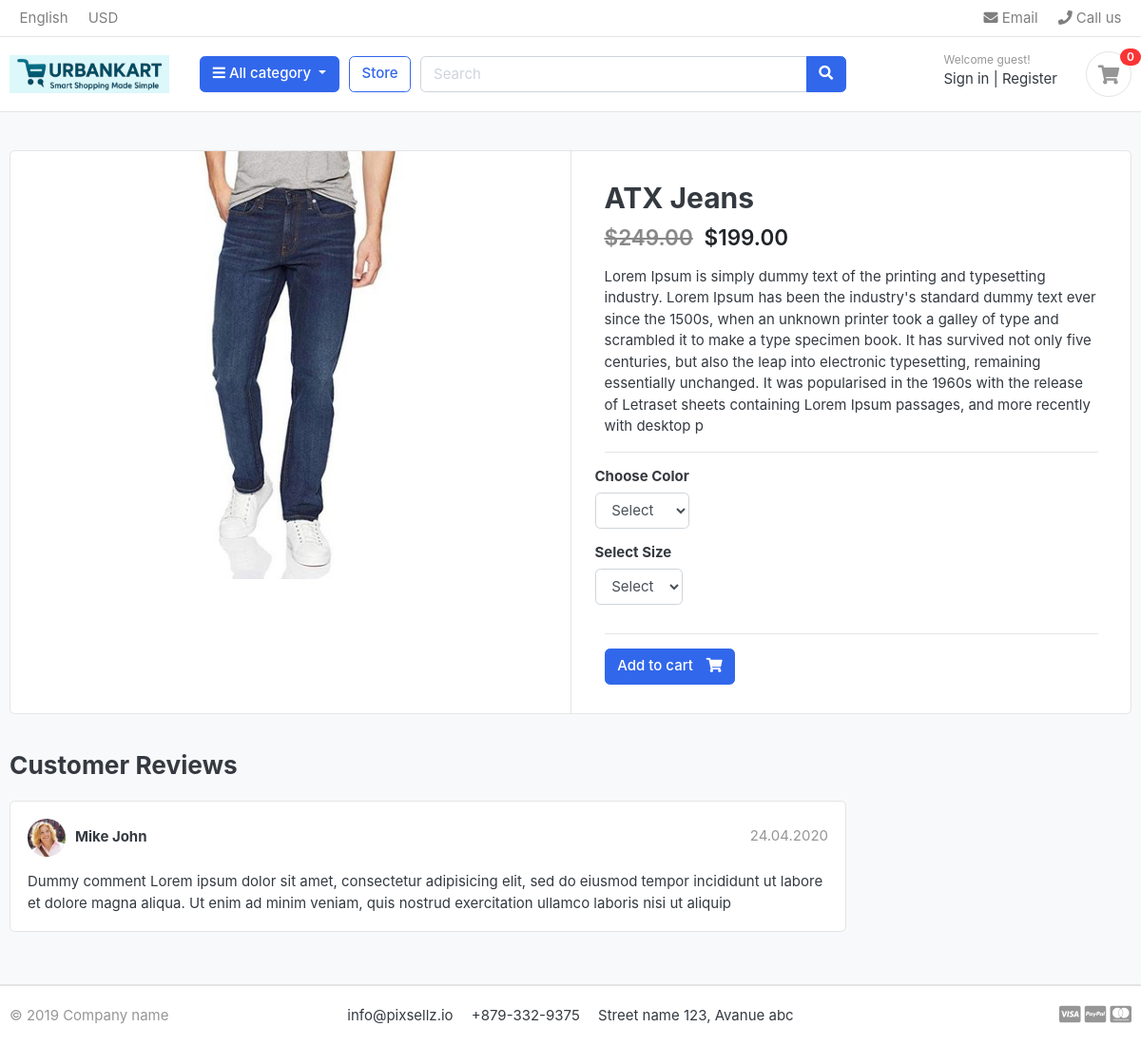
/store/category/jeans/atx-jeans/, run on an earlier commit of the app's database.
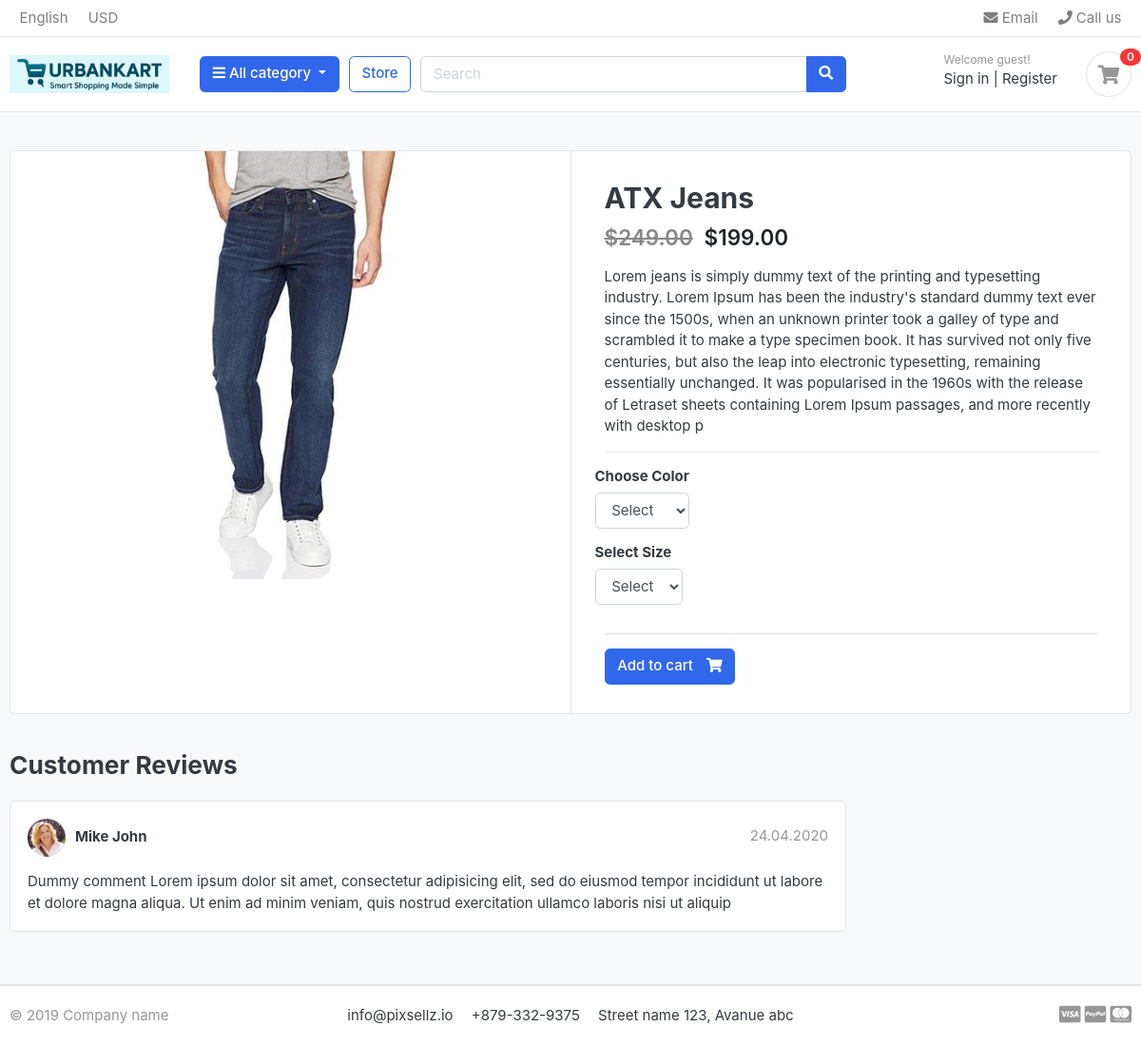
And on a later commit of the database.
### store/models.py (models this page shows, shortened)
class Product(models.Model):
    product_name = models.CharField(max_length=200, unique=True)
    slug = models.SlugField(max_length=200, unique=True)
    description = models.TextField(max_length=500, blank=True)
    price = models.IntegerField()
    images = models.ImageField(upload_to='photos/products')
    stock = models.IntegerField()
    is_available = models.BooleanField(default=True)
    category = models.ForeignKey(Category, on_delete=models.CASCADE)
    created_date = models.DateTimeField(auto_now_add=True)
    modified_date = models.DateTimeField(auto_now=True)
    @property
    def old_price(self):
        rounded_price = round((self.price * 1.25) / 50) * 50
        return rounded_price - 1

### store/views.py (the view)
# urls.py: path('category/<slug:category_slug>/<slug:product_slug>/', views.product_detail, name='product_detail'),
def product_detail(request, category_slug, product_slug):
    try:
        single_product = Product.objects.get(category__slug=category_slug, slug=product_slug)
        in_cart = CartItem.objects.filter(cart__cart_id=_cart_id(request), product=single_product).exists()
    except Exception as e:
        raise e
    context = {
        'single_product': single_product,
        'in_cart': in_cart,
    }
    return render(request, 'store/product_detail.html', context)

### carts/context_processors.py (called while the page is built)
def counter(request):
    cart_count = 0
    if 'admin' in request.path:
        return {}
    else:
        try:
            cart = Cart.objects.filter(cart_id=_cart_id(request)).first()
            if cart:
                cart_items = CartItem.objects.filter(cart=cart)
                for cart_item in cart_items:
                    cart_count += cart_item.quantity
        except Cart.DoesNotExist:
            cart_count = 0
    return dict(cart_count=cart_count)

### carts/views.py (called while the page is built)
def _cart_id(request):
    cart_id = request.session.session_key
    if not cart_id:
        cart_id = request.session.create()
    return cart_id

### category/context_processors.py (called while the page is built)
def menu_links(request):
    links=Category.objects.all()
    return dict(links=links)

### category/models.py (called while the page is built)
    def get_category_url(self):
        return reverse('products_by_category', args=[self.slug])

### store/models.py (called while the page is built)
    def colors(self):
        return super(VariationManager, self).filter(variation_category='color', is_active=True)

    def sizes(self):
        return super(VariationManager, self).filter(variation_category='size', is_active=True)

### ecom/templates/store/product_detail.html (shortened to what this page needs)
{% extends 'ecom/base.html' %}
{% load static %}
{% block content %}
<section class="section-content padding-y bg">
<div class="container">
<div class="card">
	<div class="row no-gutters">
		<aside class="col-md-6">
<article class="gallery-wrap">
	<div class="img-big-wrap">
	   <a href="#"><img src="{{single_product.images.url}}"></a>
	</div>
</article>
		</aside>
		<main class="col-md-6 border-left">
		<form action='{% url 'carts:add_to_cart' single_product.id %}' method="post">
			<article class="content-body">
			<h2 class="title">{{ single_product.product_name }}</h2>
			<div class="mb-3">
				<del class="price h4" style="color: #888;">${{ single_product.old_price|floatformat:2 }}</del>
				<var class="price h4 ml-2">${{ single_product.price|floatformat:2 }}</var>
			</div>
			<p>{{ single_product.description }}</p>
			<hr>
				<div class="row">
					<div class="item-option-select">
						<h6>Choose Color</h6>
						<select name="color" class='form-control' required>
							<option value="" disabled selected>Select</option>
						</select>
					</div>
				</div>
				<div class="row">
					<div class="item-option-select">
						<h6>Select Size</h6>
						<select name="size" class='form-control' required>
							<option value="" disabled selected>Select</option>
						</select>
					</div>
				</div>
				<hr>
				{% if single_product.stock <= 0 %}
					<span class="text-danger" style="font-weight: 800;">
						Out of Stock
					</span>
				{% else %}
					<button type="submit" class="btn  btn-primary"> <span class="text">Add to cart</span> <i class="fas fa-shopping-cart"></i>  </button>
				{% endif %}
			</article>
		</form>
		</main>
	</div>
</div>
<br>
<div class="row">
			<div class="col-md-9">
	<header class="section-heading">
		<h3>Customer Reviews </h3>
	</header>
	<article class="box mb-3">
		<div class="icontext w-100">
			<img src="{% static 'images/avatars/avatar1.jpg' %}" class="img-xs icon rounded-circle">
			<div class="text">
				<span class="date text-muted float-md-right">24.04.2020 </span>
				<h6 class="mb-1">Mike John </h6>
			</div>
		</div>
		<div class="mt-3">
			<p>
				Dummy comment Lorem ipsum dolor sit amet, consectetur adipisicing elit, sed do eiusmod
				tempor incididunt ut labore et dolore magna aliqua. Ut enim ad minim veniam,
				quis nostrud exercitation ullamco laboris nisi ut aliquip
			</p>
		</div>
	</article>
	</div>
</div>
</div>
</section>
 {% endblock %}

What changed in the data, as far as the page shows it:
changed Product "ATX Jeans": description "Lorem Ipsum is simply dummy text…" → "Lorem jeans is simply dummy text…"
